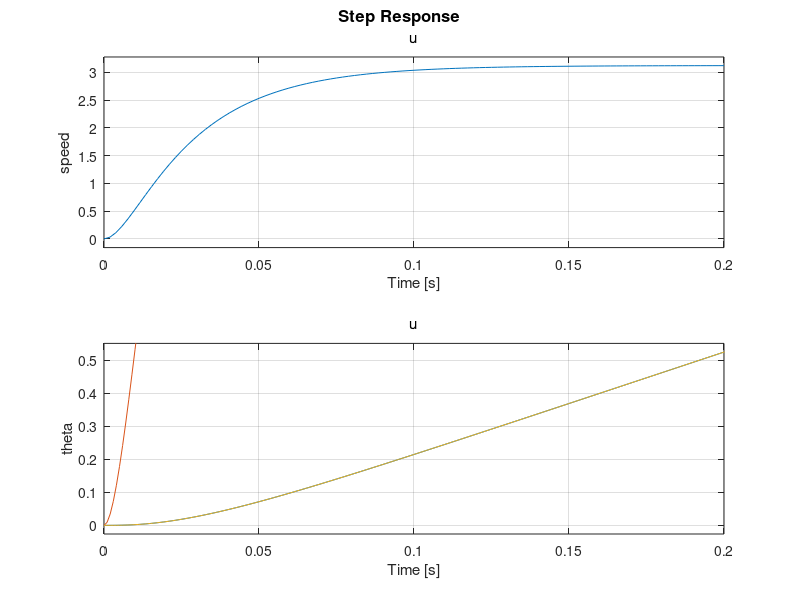

The MATLAB script that drew this image:
Ra = 2;
La = 0.23;
Jm = 0.000052;
Bm = 0.01;
Kt = 0.235;
Ke = 0.235;

a = 1
b = (Jm*Ra + La*Bm)/(La*Jm)
c = (Ke*Kt + Ra*Bm)/(La*Jm)

delta = b^2 - 4*a*c
x1 = (-b+sqrt(delta))/(2*a)
x2 = (-b-sqrt(delta))/(2*a)

s = tf('s');
H_speed = (Kt/(La*Jm))/(s^2 + s*(Jm*Ra + La*Bm)/(La*Jm) + (Ke*Kt + Ra*Bm)/(La*Jm))
H_theta = (Kt/(La*Jm))/(s^3 + s^2*(Jm*Ra + La*Bm)/(La*Jm) + s*(Ke*Kt + Ra*Bm)/(La*Jm))

sys_tf = [H_speed ; H_theta];
inputs = {'u'};
outputs = {'speed'; 'theta'};
set(sys_tf,'InputName',inputs)
set(sys_tf,'OutputName',outputs)
step(sys_tf);
hold on;

% % % % % % % % % % %
K = Kt/(La*Jm);
A1 = 1/(x1*x2);
A2 = 1/(x1*(x1-x2));
A3 = 1/(x2*(x2-x1));
t = linspace(0, 2.5, 2500);
wt = K*(A2*exp(x1*t) + A3*exp(x2*t) - (A2+A3));
plot(t,wt)
hold on;

thetat = K*((A2/x1)*exp(x1*t) + (A3/x2)*exp(x2*t) - (A2+A3)*t - (A2/x1 + A3/x2));
plot(t,thetat)
hold on;

